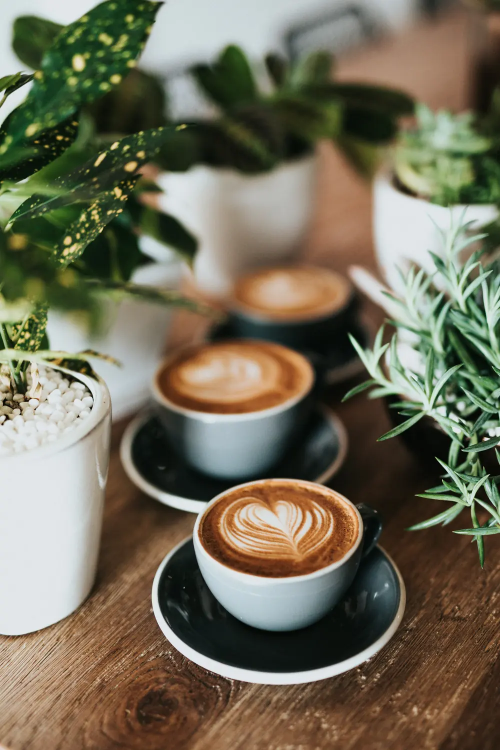
#> input picture assets/img/editorial/coffee-md.webp, 1000 x 1500 px (shown at 1/2 size); its folder holds 2 pictures in this run
$ python prepare_images.py ../assets/img/editorial out.png
#> lines starting #> are read from the running program, lines starting #| are printed output that depends on the picture
#!/usr/bin/env python3
"""
Готовит фото товаров для шаблона: из одной фотографии делает четыре файла,
которые ждёт сайт.

    <id>.webp         — основное фото 4:5, 1000×1250 (карточка, страница товара)
    <id>-sm.webp      — то же, 520×650 (сетка каталога, корзина)
    <id>-detail.webp  — крупный план из центра кадра, 800×1000 (второе фото при наведении)
    <id>-full.webp    — весь кадр без обрезки, до 1400 px по длинной стороне (галерея)

Как пользоваться:
    pip install pillow
    python3 tools/prepare_images.py папка_с_фото assets/img/products

Имя исходного файла = id товара из data.js: p01.jpg, p02.png, sofa-red.jpg …
Необязательно: --zoom 2.0 — насколько приблизить крупный план (по умолчанию 1.8),
               --focus 0.5,0.6 — где центр кадра (доли ширины и высоты, по умолчанию центр).
"""
import argparse
import pathlib
import sys

try:
    from PIL import Image, ImageOps
except ImportError:
    sys.exit('Нужна библиотека Pillow: pip install pillow')

RATIO = 4 / 5


def crop_at(im, cx, cy, w, h):
    W, H = im.size
    x = min(max(cx * W - w / 2, 0), W - w)
    y = min(max(cy * H - h / 2, 0), H - h)
    return im.crop((int(x), int(y), int(x + w), int(y + h)))


def save(im, path, size=None, quality=78):
    if size:
        im = im.resize(size, Image.LANCZOS)
    im.save(path, 'WEBP', quality=quality, method=6)


def main():
    ap = argparse.ArgumentParser(description=__doc__, formatter_class=argparse.RawDescriptionHelpFormatter)
    ap.add_argument('src', help='папка с исходными фото')
    ap.add_argument('out', help='куда сложить результат, обычно assets/img/products')
    ap.add_argument('--zoom', type=float, default=1.8)
    ap.add_argument('--focus', default='0.5,0.5')
    a = ap.parse_args()
    fx, fy = (float(v) for v in a.focus.split(','))
    out = pathlib.Path(a.out)
    out.mkdir(parents=True, exist_ok=True)

    files = [p for p in sorted(pathlib.Path(a.src).iterdir()) if p.suffix.lower() in ('.jpg', '.jpeg', '.png', '.webp')]
    if not files:
        sys.exit('В папке нет фото (.jpg, .png, .webp)')
    for f in files:
        im = ImageOps.exif_transpose(Image.open(f)).convert('RGB')
#> im is the input picture: PIL image 1000x1500 RGB; mean R, G, B 113.8, 108.4, 88.6
        W, H = im.size
#> W = 1000; H = 1500
        w, h = (H * RATIO, H) if W / H > RATIO else (W, W / RATIO)
#> w = 1000; h = 1250
        main_crop = crop_at(im, fx, fy, w, h)
#> in crop_at, `return im.crop((int(x), int(y), int(x + w), int(y + h)))`:
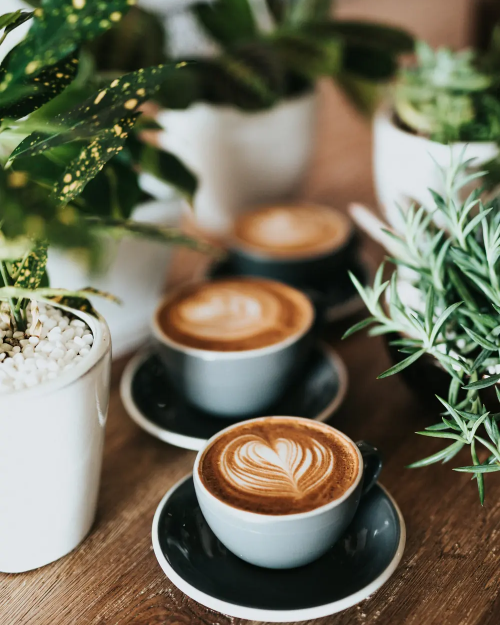
#> returned value: PIL image 1000x1250 RGB (shown at 1/2 size); mean R, G, B 111.7, 108.2, 88.4
        save(main_crop, out / f'{f.stem}.webp', (1000, 1250))
        save(main_crop, out / f'{f.stem}-sm.webp', (520, 650))
#> call 2 of save, with size = (520, 650), quality = 78
#> in save (call 2), `im = im.resize(size, Image.LANCZOS)`:
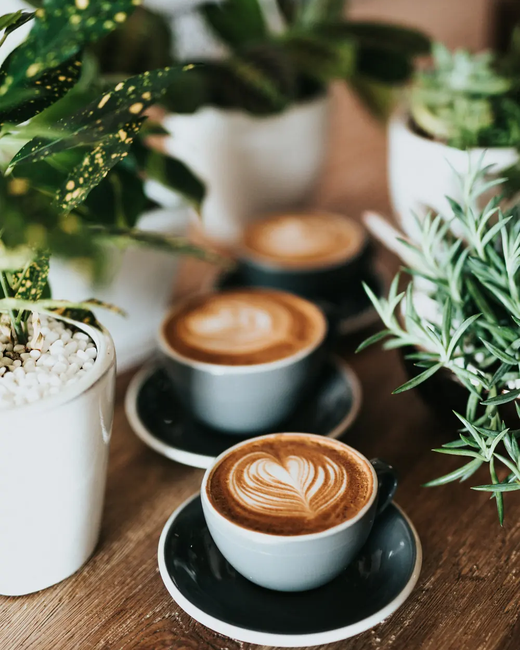
#> im: PIL image 520x650 RGB; mean R, G, B 111.7, 108.2, 88.4
        save(crop_at(im, fx, fy, w / a.zoom, h / a.zoom), out / f'{f.stem}-detail.webp', (800, 1000))
#> call 2 of crop_at, with cx = 0.5, cy = 0.5, w = 555.6, h = 694.4
#> in crop_at (call 2), `return im.crop((int(x), int(y), int(x + w), int(y + h)))`:
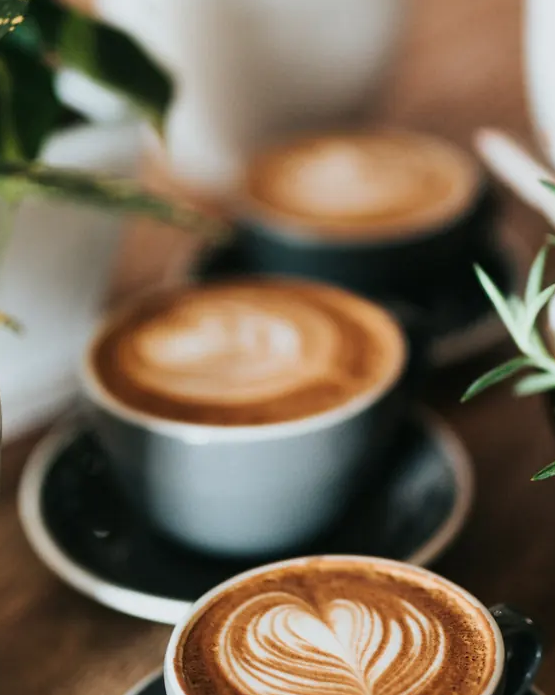
#> returned value: PIL image 555x695 RGB; mean R, G, B 118.3, 102.9, 84.1
        s = min(1, 1400 / max(W, H))
#> s = 0.933
        save(im.resize((round(W * s), round(H * s)), Image.LANCZOS), out / f'{f.stem}-full.webp')
#> call 4 of save, with quality = 78
#> in save (call 4), `im.save(path, 'WEBP', quality=quality, method=6)`:
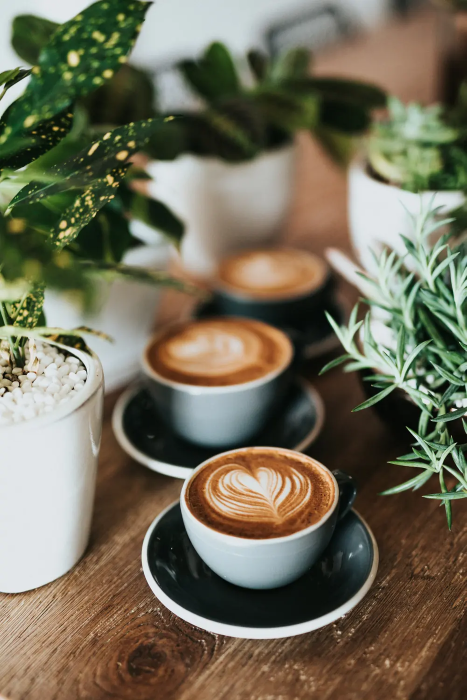
#> saved as coffee-md-full.webp: PIL image 933x1400 RGB (shown at 1/2 size); mean R, G, B 113.8, 108.4, 88.6
        print(f'готово: {f.stem}')
#> pass 2 of the loop in main, `for f in files:`:
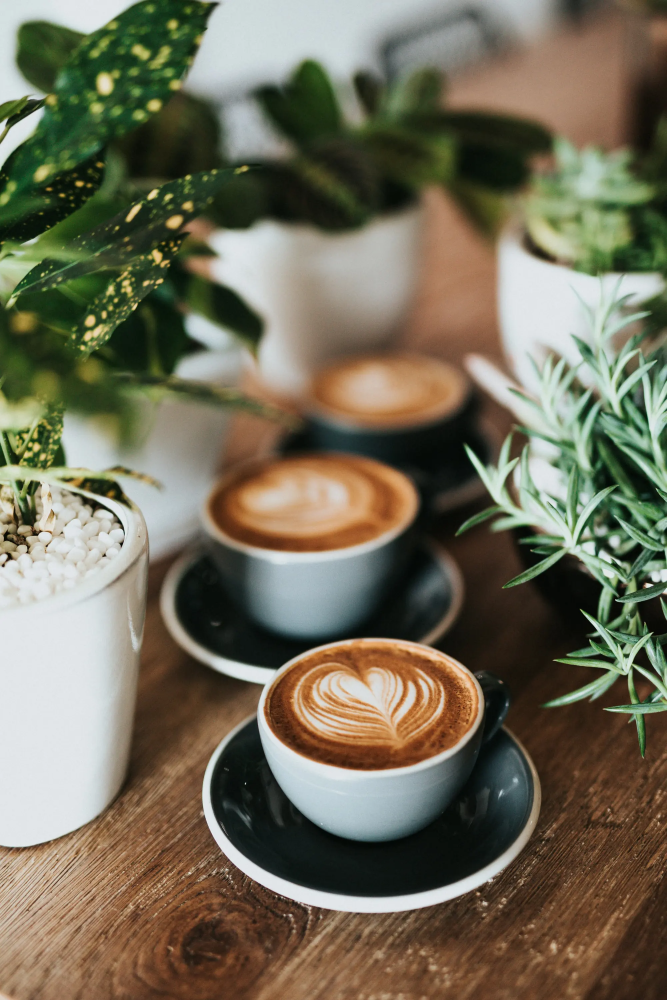
#> input picture assets/img/editorial/coffee.webp, 2000 x 3000 px (shown at 1/3 size)
#> in main, im is the input picture: PIL image 2000x3000 RGB; mean R, G, B 113.8, 108.4, 88.6
#> im: PIL image 1000x1250 RGB
#> im: PIL image 520x650 RGB
#> in save (call 7), `im = im.resize(size, Image.LANCZOS)`:
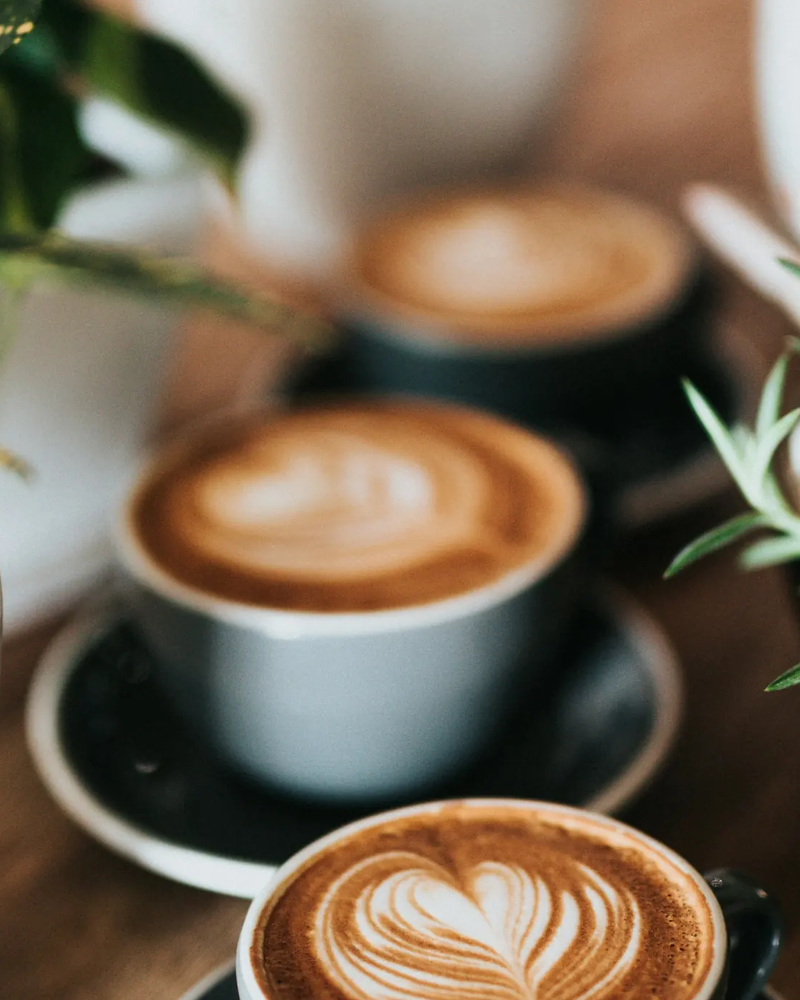
#> im: PIL image 800x1000 RGB; mean R, G, B 118.2, 102.8, 84.1
#> in save (call 8), `im.save(path, 'WEBP', quality=quality, method=6)`:
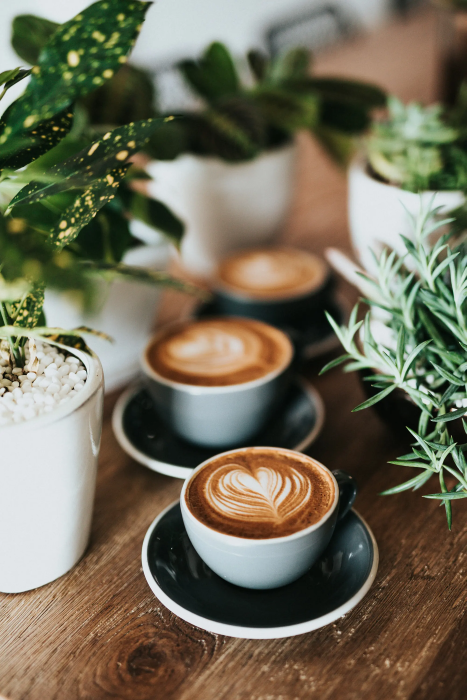
#> saved as coffee-full.webp: PIL image 933x1400 RGB (shown at 1/2 size); mean R, G, B 113.8, 108.4, 88.6


if __name__ == '__main__':
    main()
